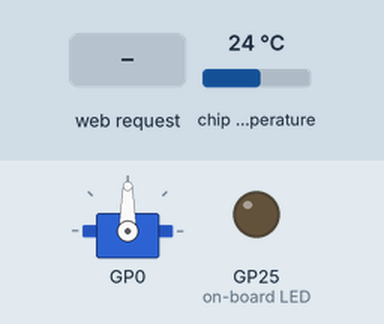
Recording of a program running on a simulated Raspberry Pi Pico running MicroPython. Shown: servo, output pins drawn as LEDs (lit = HIGH). The test bench sets the inputs (shaded band); at power-on: chip temperature 24 °C. WiFi joins after 1.5 s; what the program prints to the serial console is not drawn.

Above: at 5.2 s.
5.3 s: HTTP request GET /lighton? received
At 5.9 s:
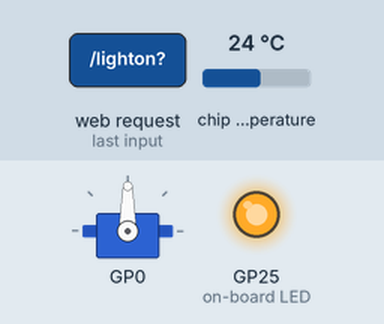
6.8 s: HTTP request GET /-60? received
At 7.1 s:
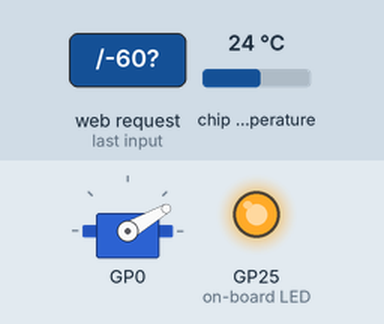
8.3 s: HTTP request GET /lightoff? received
At 9.4 s:
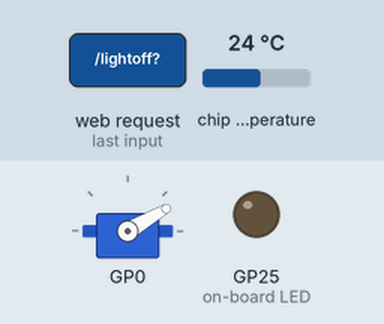
9.8 s: HTTP request GET /60? received
At 10.5 s:
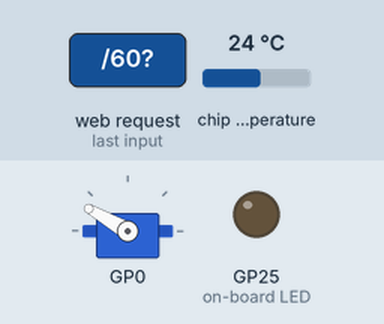
11.3 s: HTTP request GET /lighton? received
At 11.7 s:
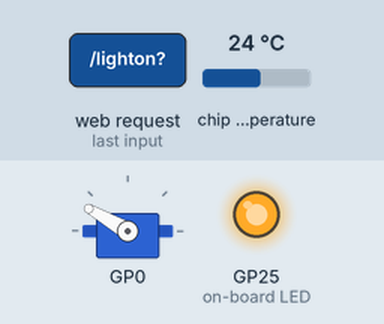
12.8 s: HTTP request GET /0? received
At 14.0 s:
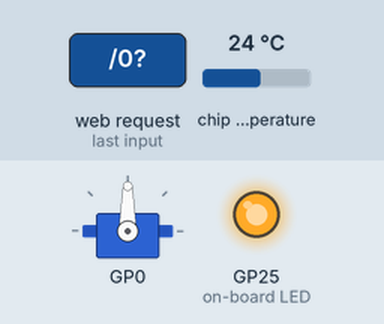
Timing chart, 0 to 15.3 s (numbered marks = the images above; inputs shaded):
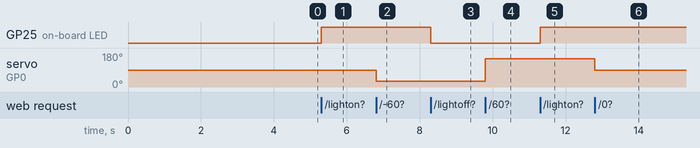

The program:

007_Simple_Webserver_with_Servo_control.py
```python
#This code is based on https://projects.raspberrypi.org/en/projects/get-started-pico-w/0

import network
import socket
from time import sleep
from picozero import pico_temp_sensor, pico_led
import machine
from servo import Servo, servo2040

ssid = 'NAME OF YOUR WIFI NETWORK'
password = 'YOUR SECRET PASSWORD'

# Set up the servo the _1 dinotes the gpio pin
my_servo1 = Servo(servo2040.SERVO_1)

# Enable the servo (normally sets the servo to a start position)
my_servo1.enable()
sleep(2)

# Move the servo to a default position
my_servo1.value(0)

def connect():
    #Connect to WLAN
    wlan = network.WLAN(network.STA_IF)
    wlan.active(True)
    wlan.connect(ssid, password)
    while wlan.isconnected() == False:
        print('Waiting for connection...')
        sleep(1)
    ip = wlan.ifconfig()[0]
    print(f'Connected on {ip}')
    return ip

def open_socket(ip):
    # Open a socket
    address = (ip, 80)
    connection = socket.socket()
    connection.bind(address)
    connection.listen(1)
    return connection

def webpage(temperature, state):
    #Template HTML
    html = f"""
            <!DOCTYPE html>
            <html>
            <form action="./lighton">
            <input type="submit" value="Light on" />
            </form>
            <form action="./lightoff">
            <input type="submit" value="Light off" />
            </form>
            <p>LED is {state}</p>
            <p>Temperature is {temperature}</p>
            <p>Servo control:</p>
            <form action="./-60">
            <input type="submit" value="-60" />
            </form>
            <form action="./0">
            <input type="submit" value="0" />
            </form>
            <form action="./60">
            <input type="submit" value="60" />
            </form>
            </body>
            </html>
            """
    return str(html)

def serve(connection):
    #Start a web server
    state = 'OFF'
    pico_led.off()
    temperature = 0
    while True:
        client = connection.accept()[0]
        request = client.recv(1024)
        request = str(request)
        try:
            request = request.split()[1]
        except IndexError:
            pass
        if request == '/lighton?':
            pico_led.on()
            state = 'ON'
        elif request =='/lightoff?':
            pico_led.off()
            state = 'OFF'
        elif request =='/-60?':
            my_servo1.value(-60)
            sleep(1)
        elif request =='/0?':
            my_servo1.value(0)
            sleep(1)
        elif request =='/60?':
            my_servo1.value(60)
            sleep(1)
        temperature = pico_temp_sensor.temp
        html = webpage(temperature, state)
        client.send(html)
        client.close()

try:
    ip = connect()
    connection = open_socket(ip)
    serve(connection)
except KeyboardInterrupt:
    machine.reset()
```

Measured:
- after the input at 5.3 s, GP25 (on-board LED): LOW → HIGH at once
- after the input at 6.8 s, servo on GP0: 90° → 30° at once
- after the input at 8.3 s, GP25 (on-board LED): HIGH → LOW at once
- after the input at 9.8 s, servo on GP0: 30° → 150° at once
- after the input at 11.3 s, GP25 (on-board LED): LOW → HIGH at once
- after the input at 12.8 s, servo on GP0: 150° → 90° at once
